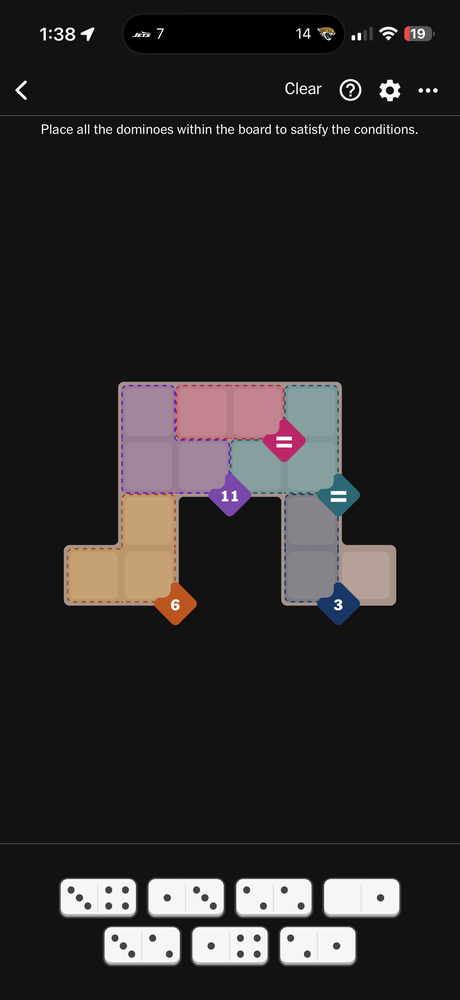
#> input picture IMG_2050.png, 460 x 1000 px, shrunk from 1320 x 2868 before the run
$ python extract_dominoes.py
#> lines starting #> are read from the running program, lines starting #| are printed output that depends on the picture; after the words box and inside, x2 and y2 are one past the last pixel; in counts of white or black regions, pixels touching at a corner belong together
### preprocess.py
"""
Image preprocessing functions for domino tray images.

This module provides preprocessing functions to improve domino pip detection
accuracy, especially in low-light or poorly balanced photos.
"""

import os
from pathlib import Path

import cv2
import numpy as np


def apply_clahe(
    image: np.ndarray,
    clip_limit: float = 2.0,
    tile_grid_size: tuple = (8, 8)
) -> np.ndarray:
    """
    Apply Contrast Limited Adaptive Histogram Equalization (CLAHE) to enhance
    local contrast in an image.

    CLAHE is applied to the L channel of the LAB color space to improve
    contrast without affecting color balance.

    Args:
        image: Input BGR image (numpy array).
        clip_limit: Threshold for contrast limiting. Higher values give more
            contrast but may amplify noise. Default is 2.0.
        tile_grid_size: Size of grid for histogram equalization. Smaller tiles
            give more local contrast enhancement. Default is (8, 8).

    Returns:
        Enhanced BGR image with improved local contrast.

    Raises:
        ValueError: If image is None or empty.
    """
    if image is None or image.size == 0:
        raise ValueError("Input image is None or empty")

    # Convert BGR to LAB color space
    lab = cv2.cvtColor(image, cv2.COLOR_BGR2LAB)

    # Split into L, A, B channels
    l_channel, a_channel, b_channel = cv2.split(lab)

    # Create CLAHE object and apply to L channel
    clahe = cv2.createCLAHE(clipLimit=clip_limit, tileGridSize=tile_grid_size)
    l_enhanced = clahe.apply(l_channel)

    # Merge channels back
    lab_enhanced = cv2.merge([l_enhanced, a_channel, b_channel])

    # Convert back to BGR
    result = cv2.cvtColor(lab_enhanced, cv2.COLOR_LAB2BGR)

    return result


def normalize_brightness(
    image: np.ndarray,
    target_brightness: float = 128.0
) -> np.ndarray:
    """
    Normalize image brightness to a target mean value.

    Adjusts the overall brightness of an image by scaling the V (value) channel
    in HSV color space to achieve the target mean brightness. Includes clipping
    prevention to avoid oversaturation.

    Args:
        image: Input BGR image (numpy array).
        target_brightness: Target mean brightness value (0-255). Default is 128.0
            which represents a medium brightness level.

    Returns:
        Brightness-normalized BGR image.

    Raises:
        ValueError: If image is None or empty.
        ValueError: If target_brightness is not in range [0, 255].
    """
    if image is None or image.size == 0:
        raise ValueError("Input image is None or empty")

    if not 0 <= target_brightness <= 255:
        raise ValueError("target_brightness must be in range [0, 255]")

    # Convert BGR to HSV color space
    hsv = cv2.cvtColor(image, cv2.COLOR_BGR2HSV)

    # Split into H, S, V channels
    h_channel, s_channel, v_channel = cv2.split(hsv)

    # Calculate current mean brightness from V channel
    current_brightness = np.mean(v_channel)

    # Avoid division by zero for completely black images
    if current_brightness < 1e-6:
        # Return original if image is essentially black
        return image.copy()

    # Calculate scaling factor
    scale_factor = target_brightness / current_brightness

    # Apply scaling to V channel with clipping prevention
    # Convert to float32 for accurate computation
    v_scaled = v_channel.astype(np.float32) * scale_factor

    # Clip to valid range [0, 255] to prevent overflow
    v_scaled = np.clip(v_scaled, 0, 255).astype(np.uint8)

    # Merge channels back
    hsv_normalized = cv2.merge([h_channel, s_channel, v_scaled])

    # Convert back to BGR
    result = cv2.cvtColor(hsv_normalized, cv2.COLOR_HSV2BGR)

    return result


def apply_white_balance(
    image: np.ndarray,
    method: str = "gray_world"
) -> np.ndarray:
    """
    Apply white balance correction to an image.

    Corrects color cast in images by adjusting channel gains. Supports multiple
    white balance algorithms.

    Args:
        image: Input BGR image (numpy array).
        method: White balance algorithm to use. Options:
            - "gray_world": Assumes average scene color should be gray. Scales
              each channel to have the same mean value. Works well for most
              natural scenes with varied colors.
            - "white_patch": Assumes the brightest pixels should be white.
              Scales channels based on the maximum values. Works well when
              there's a known white reference in the image.
            Default is "gray_world".

    Returns:
        Color-corrected BGR image.

    Raises:
        ValueError: If image is None or empty.
        ValueError: If method is not recognized.
    """
    if image is None or image.size == 0:
        raise ValueError("Input image is None or empty")

    valid_methods = ("gray_world", "white_patch")
    if method not in valid_methods:
        raise ValueError(f"method must be one of {valid_methods}, got '{method}'")

    if method == "gray_world":
        return _white_balance_gray_world(image)
    else:  # white_patch
        return _white_balance_white_patch(image)


def _white_balance_gray_world(image: np.ndarray) -> np.ndarray:
    """
    Apply gray-world white balance assumption.

    The gray-world assumption states that the average color of a scene should
    be gray (neutral). This function scales each color channel so their means
    become equal.

    Args:
        image: Input BGR image (numpy array).

    Returns:
        Color-corrected BGR image.
    """
    # Convert to float32 for accurate computation
    img_float = image.astype(np.float32)

    # Calculate mean of each channel
    b_mean = np.mean(img_float[:, :, 0])
    g_mean = np.mean(img_float[:, :, 1])
    r_mean = np.mean(img_float[:, :, 2])

    # Calculate overall mean (target gray value)
    overall_mean = (b_mean + g_mean + r_mean) / 3.0

    # Avoid division by zero
    if b_mean < 1e-6 or g_mean < 1e-6 or r_mean < 1e-6:
        # Return original if any channel is essentially black
        return image.copy()

    # Calculate scaling factors for each channel
    b_scale = overall_mean / b_mean
    g_scale = overall_mean / g_mean
    r_scale = overall_mean / r_mean

    # Apply scaling to each channel
    result = img_float.copy()
    result[:, :, 0] = img_float[:, :, 0] * b_scale
    result[:, :, 1] = img_float[:, :, 1] * g_scale
    result[:, :, 2] = img_float[:, :, 2] * r_scale

    # Clip to valid range and convert back to uint8
    result = np.clip(result, 0, 255).astype(np.uint8)

    return result


# [45 lines left out: function _white_balance_white_patch, not called in this run]


def preprocess_domino_tray(
    image: np.ndarray,
    enable_white_balance: bool = True,
    enable_brightness_normalize: bool = True,
    enable_clahe: bool = True,
    white_balance_method: str = "gray_world",
    target_brightness: float = 128.0,
    clahe_clip_limit: float = 2.0,
    clahe_tile_grid_size: tuple = (8, 8)
) -> tuple:
    """
    Apply full preprocessing pipeline to a domino tray image.

    Chains preprocessing steps in optimal order to improve domino pip detection:
    1. White balance correction (removes color cast)
    2. Brightness normalization (standardizes lighting)
    3. CLAHE contrast enhancement (improves local contrast for pip detection)

    Args:
        image: Input BGR image (numpy array).
        enable_white_balance: Whether to apply white balance correction.
            Default is True.
        enable_brightness_normalize: Whether to apply brightness normalization.
            Default is True.
        enable_clahe: Whether to apply CLAHE contrast enhancement.
            Default is True.
        white_balance_method: Method for white balance ("gray_world" or
            "white_patch"). Default is "gray_world".
        target_brightness: Target mean brightness for normalization (0-255).
            Default is 128.0.
        clahe_clip_limit: CLAHE clip limit for contrast limiting.
            Default is 2.0.
        clahe_tile_grid_size: CLAHE tile grid size for local histogram
            equalization. Default is (8, 8).

    Returns:
        A tuple containing:
            - result: Preprocessed BGR image
            - metrics: Dictionary with preprocessing metrics including:
                - steps_applied: List of preprocessing steps that were applied
                - original_brightness: Mean brightness before preprocessing
                - final_brightness: Mean brightness after preprocessing
                - brightness_change: Difference in brightness
                - original_contrast: Standard deviation of brightness before
                - final_contrast: Standard deviation of brightness after

    Raises:
        ValueError: If image is None or empty.

    Example:
        >>> import cv2
        >>> image = cv2.imread("domino_tray.jpg")
        >>> result, metrics = preprocess_domino_tray(image)
        >>> print(f"Applied steps: {metrics['steps_applied']}")
        >>> print(f"Brightness change: {metrics['brightness_change']:.1f}")
    """
    if image is None or image.size == 0:
        raise ValueError("Input image is None or empty")

    # Initialize result and tracking
    result = image.copy()
    steps_applied = []

    # Calculate original image metrics
    original_gray = cv2.cvtColor(image, cv2.COLOR_BGR2GRAY)
    original_brightness = float(np.mean(original_gray))
    original_contrast = float(np.std(original_gray))

    # Step 1: White balance correction
    if enable_white_balance:
        result = apply_white_balance(result, method=white_balance_method)
        steps_applied.append(f"white_balance ({white_balance_method})")

    # Step 2: Brightness normalization
    if enable_brightness_normalize:
        result = normalize_brightness(result, target_brightness=target_brightness)
        steps_applied.append(f"brightness_normalize (target={target_brightness})")

    # Step 3: CLAHE contrast enhancement
    if enable_clahe:
        result = apply_clahe(
            result,
            clip_limit=clahe_clip_limit,
            tile_grid_size=clahe_tile_grid_size
        )
        steps_applied.append(f"clahe (clip={clahe_clip_limit})")

    # Calculate final image metrics
    final_gray = cv2.cvtColor(result, cv2.COLOR_BGR2GRAY)
    final_brightness = float(np.mean(final_gray))
    final_contrast = float(np.std(final_gray))

    # Build metrics dictionary
    metrics = {
        "steps_applied": steps_applied,
        "original_brightness": original_brightness,
        "final_brightness": final_brightness,
        "brightness_change": final_brightness - original_brightness,
        "original_contrast": original_contrast,
        "final_contrast": final_contrast,
        "contrast_change": final_contrast - original_contrast,
    }

    return result, metrics


# [301 lines left out: functions preprocess_tile, create_histogram_image, save_debug_images, preprocess_domino_tray_debug, not called in this run]

### extract_dominoes.py
"""
Extract dominoes from an image and count pips on each tile.

This script detects domino tiles in an image and counts the pips on each half.
Supports optional image preprocessing to improve detection accuracy in low-light
or poorly balanced photos.
"""

import argparse
import cv2
import numpy as np

from pathlib import Path

from preprocess import preprocess_domino_tray, preprocess_domino_tray_debug, preprocess_tile


# [15 lines left out: function count_pips, not called in this run]


def extract_dominoes(
    image: np.ndarray,
    detection_threshold: int = 200,
    tile_preprocess: bool = False
) -> list:
    """
    Extract domino tiles from an image and count pips.

    Args:
        image: BGR image containing domino tiles.
        detection_threshold: Grayscale threshold for domino detection.
            Default is 200.
        tile_preprocess: Whether to apply preprocessing to each individual
            cropped domino tile before pip counting. Uses optimized parameters
            for small images. Default is False.

    Returns:
        List of tuples (left_pips, right_pips) for each detected domino.
    """
    gray = cv2.cvtColor(image, cv2.COLOR_BGR2GRAY)
    _, th = cv2.threshold(gray, detection_threshold, 255, cv2.THRESH_BINARY_INV)

    cnts, _ = cv2.findContours(th, cv2.RETR_EXTERNAL, cv2.CHAIN_APPROX_SIMPLE)

    dominoes = []
    for c in cnts:
        x, y, w, h = cv2.boundingRect(c)
        if 120 < w < 240 and 50 < h < 100:
            tile = image[y:y+h, x:x+w]

            # Apply tile preprocessing if enabled
            if tile_preprocess:
                tile = preprocess_tile(tile)

            left = tile[:, :w//2]
            right = tile[:, w//2:]

            a = count_pips(left)
            b = count_pips(right)
            dominoes.append((a, b))

    return dominoes


def main():
    """Main entry point for domino extraction."""
    parser = argparse.ArgumentParser(
        description="Extract dominoes from an image and count pips."
    )
    parser.add_argument(
        "image",
        nargs="?",
        default="IMG_2050.png",
        help="Path to the image file (default: IMG_2050.png)"
    )
    parser.add_argument(
        "--no-preprocess",
        action="store_true",
        help="Disable image preprocessing (for A/B comparison)"
    )
    parser.add_argument(
        "--tile-preprocess",
        action="store_true",
        help="Apply preprocessing to each individual cropped domino tile"
    )
    parser.add_argument(
        "--debug",
        action="store_true",
        help="Save intermediate preprocessing images to debug_preprocess/ directory"
    )

    args = parser.parse_args()

    # Load image
    img = cv2.imread(args.image)
#> img is the input picture: shape (1000, 460, 3); mean B, G, R 40.6, 40.5, 42.9
    if img is None:
        print(f"Error: Could not load image '{args.image}'")
        return 1

    # Apply preprocessing unless disabled
    if not args.no_preprocess:
        # Get base name from image path for debug output
        base_name = Path(args.image).stem

        if args.debug:
            # Use debug preprocessing to save intermediate images
            img, metrics, debug_files = preprocess_domino_tray_debug(
                img,
                output_dir="debug_preprocess",
                base_name=base_name
            )
            print(f"Debug mode: Saved {len(debug_files)} files to debug_preprocess/")
            for file_type, file_path in sorted(debug_files.items()):
                print(f"  - {file_type}: {file_path}")
        else:
            img, metrics = preprocess_domino_tray(img)
#> in preprocess_domino_tray, `original_gray = cv2.cvtColor(image, cv2.COLOR_BGR2GRAY)`:
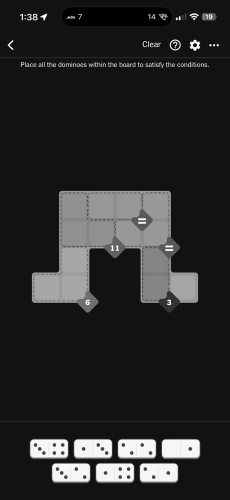
#> original_gray: shape (1000, 460) (shown at 1/2 size); min 0, max 255, mean 41.2
#> in preprocess_domino_tray, `original_brightness = float(np.mean(original_gray))`: original_brightness = 41.24
#> in preprocess_domino_tray, `original_contrast = float(np.std(original_gray))`: original_contrast = 58.03
#> in _white_balance_gray_world, `b_mean = np.mean(img_float[:, :, 0])`: b_mean = 40.62
#> in _white_balance_gray_world, `g_mean = np.mean(img_float[:, :, 1])`: g_mean = 40.51
#> in _white_balance_gray_world, `r_mean = np.mean(img_float[:, :, 2])`: r_mean = 42.91
#> in _white_balance_gray_world, `overall_mean = (b_mean + g_mean + r_mean) / 3.0`: overall_mean = 41.35
#> in _white_balance_gray_world, `b_scale = overall_mean / b_mean`: b_scale = 1.02
#> in _white_balance_gray_world, `r_scale = overall_mean / r_mean`: r_scale = 0.964
#> in normalize_brightness, `h_channel, s_channel, v_channel = cv2.split(hsv)`:
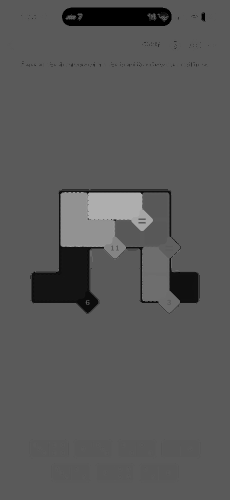
#> h_channel: shape (1000, 460) (shown at 1/2 size); min 0, max 179, mean 88.3
#> in normalize_brightness, `h_channel, s_channel, v_channel = cv2.split(hsv)`:
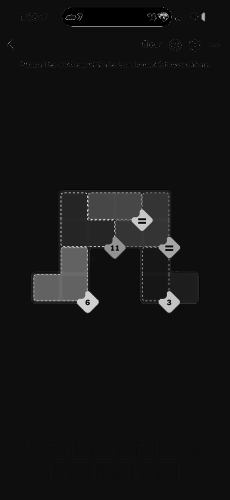
#> s_channel: shape (1000, 460) (shown at 1/2 size); min 0, max 255, mean 20
#> in normalize_brightness, `h_channel, s_channel, v_channel = cv2.split(hsv)`:
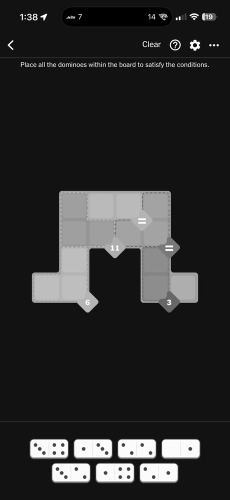
#> v_channel: shape (1000, 460) (shown at 1/2 size); min 0, max 255, mean 43.8
#> in normalize_brightness, `current_brightness = np.mean(v_channel)`: current_brightness = 43.76
#> in normalize_brightness, `scale_factor = target_brightness / current_brightness`: scale_factor = 2.93
#> in apply_clahe, `l_channel, a_channel, b_channel = cv2.split(lab)`:
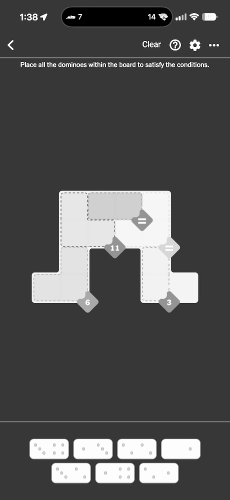
#> l_channel: shape (1000, 460) (shown at 1/2 size); min 0, max 255, mean 82.7
#> in apply_clahe, `l_channel, a_channel, b_channel = cv2.split(lab)`:
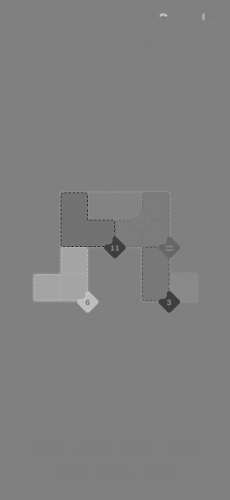
#> b_channel: shape (1000, 460) (shown at 1/2 size); min 32, max 204, mean 128.1
#> in preprocess_domino_tray, `final_brightness = float(np.mean(final_gray))`: final_brightness = 80.15
#> in preprocess_domino_tray, `final_contrast = float(np.std(final_gray))`: final_contrast = 63.83
#> metrics = 7 items

        print(f"Preprocessing applied: {', '.join(metrics['steps_applied'])}")
#| Preprocessing applied: white_balance (gray_world), brightness_normalize (target=128.0), clahe (clip=2.0)
        print(f"  Brightness: {metrics['original_brightness']:.1f} -> {metrics['final_brightness']:.1f}")
#|   Brightness: 41.2 -> 80.2
        print(f"  Contrast: {metrics['original_contrast']:.1f} -> {metrics['final_contrast']:.1f}")
#|   Contrast: 58.0 -> 63.8
    else:
        print("Preprocessing disabled")

        # If debug mode and no-preprocess, warn user
        if args.debug:
            print("Note: --debug has no effect when --no-preprocess is used")

    # Report tile preprocessing status
    if args.tile_preprocess:
        print("Tile preprocessing: enabled (optimized parameters for small crops)")

    # Extract dominoes
    dominoes = extract_dominoes(img, tile_preprocess=args.tile_preprocess)
#> in extract_dominoes, `_, th = cv2.threshold(gray, detection_threshold, 255, cv2.THRESH_BINAR..`:
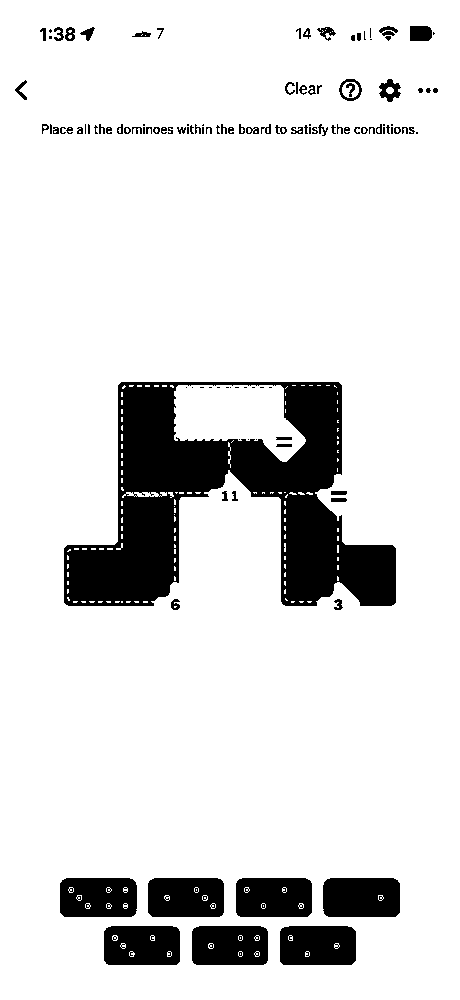
#> th: shape (1000, 460); 87.1% white; 120 black regions (40 under 20 px), largest, box (x1, y1, x2, y2) and area: (64, 382, 396, 606) 35431, (323, 878, 400, 917) 2925, (280, 926, 356, 965) 2854
#> in extract_dominoes, `cnts, _ = cv2.findContours(th, cv2.RETR_EXTERNAL, cv2.CHAIN_APPROX_SIM..`: cnts = [[[0, 0], [0, 999], [459, 999], [459, 0]]]
#> the loop in extract_dominoes, `for c in cnts:` made 1 pass
#> (c, x, y, w, h) on pass 1: ([[0, 0], [0, 999], [459, 999], [459, 0]], 0, 0, 460, 1000)
#> after the loop in extract_dominoes, `for c in cnts:`: dominoes = []
#> dominoes = []
    print(f"Dominoes: {dominoes}")
#| Dominoes: []

    return 0


if __name__ == "__main__":
    exit(main())
#> (the program exits here)
